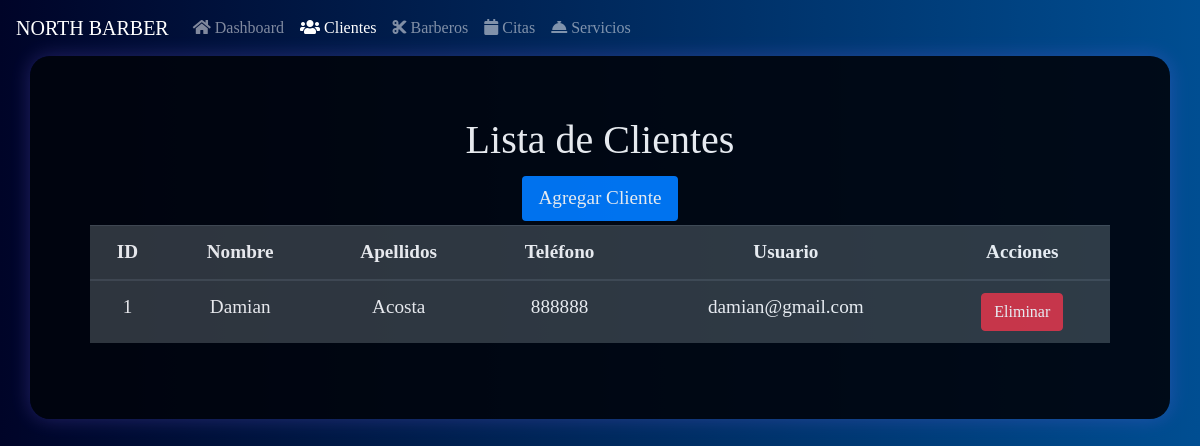
Page /admin_clientes (signed in) on the earlier database version.
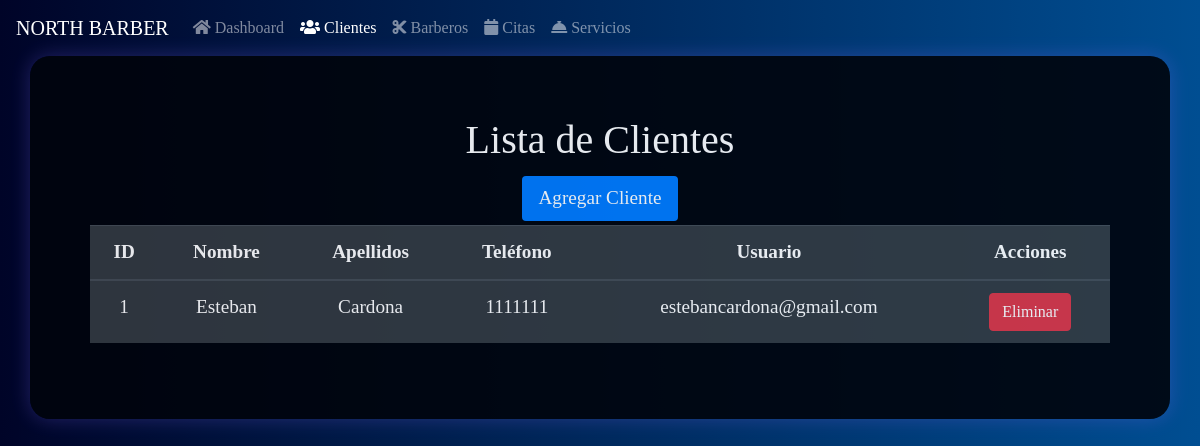
Same page on the later database version.
### tables this page shows
CREATE TABLE cliente (
    id INTEGER PRIMARY KEY,
    nombre VARCHAR(50) NOT NULL,
    apellidos VARCHAR NOT NULL,
    telefono NUMERIC(28, 10) NOT NULL,
    username VARCHAR(50) NOT NULL,
    "password" VARCHAR(12) NOT NULL,
    tipo_usuario_id INTEGER NOT NULL,
    FOREIGN KEY (tipo_usuario_id) REFERENCES tipo_usuario(id)
);

### app.py (the view)
    def admin_clientes(self):
        if "tipo_usuario" in session and session["tipo_usuario"] == 3:
            conn = DatabaseManager(self.DATABASE).get_connection()
            cursor = conn.cursor()
            cursor.execute("SELECT * FROM cliente")
            clientes = cursor.fetchall()
            conn.close()
            return render_template("admin_clientes.html", clientes=clientes)
        return redirect("/login")

### app.py (called while the page is built)
    def get_connection(self):
        db = getattr(g, "_database", None)
        if db is None:
            db = g._database = sqlite3.connect(self.database)
        return db

    def close_connection(self, exception):
        db = getattr(g, "_database", None)
        if db is not None:
            db.close()

    def close_connection(self, exception):
        DatabaseManager("barberia.db").close_connection(exception)

### templates/admin_clientes.html (shortened to what this page needs)
<!DOCTYPE html>
<html lang="es">
  <head>
    <link
      href="https://stackpath.bootstrapcdn.com/bootstrap/4.3.1/css/bootstrap.min.css"
      rel="stylesheet"
    />
    <link
      rel="stylesheet"
      href="https://use.fontawesome.com/releases/v5.8.1/css/all.css"
    />
  </head>
  <body>
    <nav class="navbar navbar-expand-lg navbar-dark bg-primary">
      <a class="navbar-brand" href="#">NORTH BARBER</a>
      <div class="collapse navbar-collapse" id="navbarNav">
        <ul class="navbar-nav">
          <li class="nav-item">
            <a class="nav-link" href="/admin_dashboard"
              ><i class="fa fa-home"></i> Dashboard</a
            >
          </li>
          <li class="nav-item active">
            <a class="nav-link" href="/admin_clientes"
              ><i class="fa fa-users"></i> Clientes</a
            >
          </li>
          <li class="nav-item">
            <a class="nav-link" href="/admin_barberos"
              ><i class="fa fa-cut"></i> Barberos</a
            >
          </li>
          <li class="nav-item">
            <a class="nav-link" href="/admin_citas"
              ><i class="fa fa-calendar"></i> Citas</a
            >
          </li>
          <li class="nav-item">
            <a class="nav-link" href="/admin_servicios"
              ><i class="fa fa-concierge-bell"></i> Servicios</a
            >
          </li>
        </ul>
      </div>
    </nav>
    <div class="container">
      <h1>Lista de Clientes</h1>
      <div class="actions">
        <a href="/admin_agregar_cliente">Agregar Cliente</a>
      </div>
      <table class="table table-dark table-hover">
        <thead>
          <tr>
            <th>ID</th>
            <th>Nombre</th>
            <th>Apellidos</th>
            <th>Teléfono</th>
            <th>Usuario</th>
            <th>Acciones</th>
          </tr>
        </thead>
        <tbody>
          {% for cliente in clientes %}
          <tr>
            <td>{{ cliente[0] }}</td>
            <td>{{ cliente[1] }}</td>
            <td>{{ cliente[2] }}</td>
            <td>{{ cliente[3] }}</td>
            <td>{{ cliente[4] }}</td>
            <td>
              <a
                href="/admin_eliminar_cliente/{{ cliente[0] }}"
                class="btn btn-danger"
                onclick="return confirm('¿Estás seguro de eliminar este cliente?')"
                >Eliminar</a
              >
            </td>
          </tr>
          {% endfor %}
        </tbody>
      </table>
    </div>
  </body>
</html>

### templates/admin_clientes.html (style rules this page uses)
body { background: linear-gradient(to right, #000428, #004e92); color: white; font-family: "Times New Roman", Times, serif; }
.container { font-size: larger; text-align: center; border-radius: 20px; padding: 60px; position: relative; opacity: 0.9; z-index: 2; background: linear-gradient(to bottom, #01040c, #01040c); box-shadow: 0 0 20px rgba(128, 106, 255, 0.3); }
.navbar { background: linear-gradient(to right, #000428, #004e92); }
.actions a { display: inline-block; padding: 8px 16px; margin: 4px; background-color: #007bff; color: #fff; text-decoration: none; border-radius: 4px; }

Differences in the rows shown:
changed cliente id 1: nombre "Damian" → "Esteban"; apellidos "Acosta" → "Cardona"; telefono "888888" → "1111111"; username "damian@gmail.com" → "estebancardona@gmail.com"
